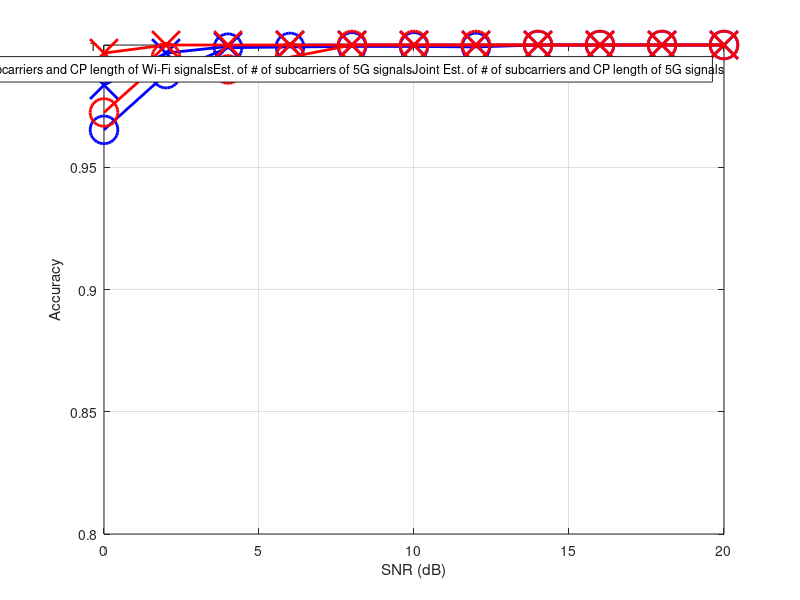
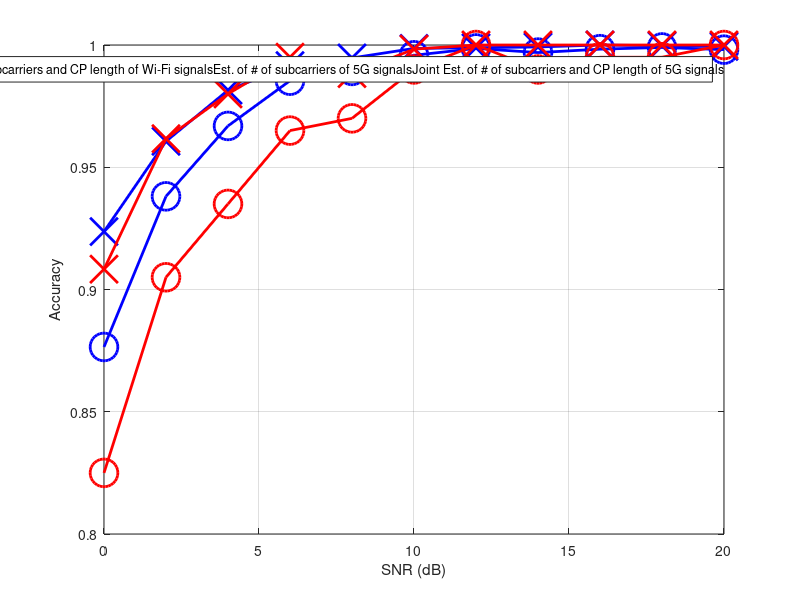

The MATLAB script that drew these images, in order:
SNRvec = 0:2:20;

acc_nSubC_wlan_AWGN = [.9836, .9967, .9994, 1, 1, 1, 1, 1, 1, 1, 1];
acc_nSubC_NRDL_AWGN = [.9967, 1, 1, 1, 1, 1, 1, 1, 1, 1, 1];

acc_CPlen_wlan_AWGN = [.9653, .9881, .9989, .9992, .9994, .9994, .9992, 1, 1, 1, 1];
acc_CPlen_NRDL_AWGN = [.9724, .995, .99, .995, 1, 1, 1, 1, 1, 1, 1];


figure;
plot(SNRvec, acc_nSubC_wlan_AWGN, '-xb', 'LineWidth', 2, 'MarkerSize', 20);
hold on;
plot(SNRvec, acc_CPlen_wlan_AWGN, '-ob', 'LineWidth', 2, 'MarkerSize', 20);
hold on;

plot(SNRvec, acc_nSubC_NRDL_AWGN, '-xr', 'LineWidth', 2, 'MarkerSize', 20);
hold on;
plot(SNRvec, acc_CPlen_NRDL_AWGN, '-or', 'LineWidth', 2, 'MarkerSize', 20);

ylim([0.8, 1]);
xlabel('SNR (dB)')
ylabel('Accuracy')
grid on;
legend(["Est. of # of subcarriers of Wi-Fi signals", ...
    "Joint Est. of # of subcarriers and CP length of Wi-Fi signals", ...
    "Est. of # of subcarriers of 5G signals", ...
    "Joint Est. of # of subcarriers and CP length of 5G signals"])



acc_nSubC_wlan_RICIAN = [.9237, .9606, .9815, .9916, .9947, .9986, .9989, .9992, 1, .9997, .9994];
acc_nSubC_NRDL_RICIAN = [.9083, .9617, .98, .995, .9883, .9983, 1, 1, 1, 1, 1];

acc_CPlen_wlan_RICIAN = [.8765, .9381, .9669, .9854, .9894, .9958, .9986, .9969, .9983, .9990, .9981];
acc_CPlen_NRDL_RICIAN = [.825, .905, .935, .965, .97, .99, 1, .99, .995, .995, 1];


figure;
plot(SNRvec, acc_nSubC_wlan_RICIAN, '-xb', 'LineWidth', 2, 'MarkerSize', 20);
hold on;
plot(SNRvec, acc_CPlen_wlan_RICIAN, '-ob', 'LineWidth', 2, 'MarkerSize', 20);
hold on;

plot(SNRvec, acc_nSubC_NRDL_RICIAN, '-xr', 'LineWidth', 2, 'MarkerSize', 20);
hold on;
plot(SNRvec, acc_CPlen_NRDL_RICIAN, '-or', 'LineWidth', 2, 'MarkerSize', 20);

ylim([0.8 1]);
xlabel('SNR (dB)')
ylabel('Accuracy')
grid on;
legend(["Est. of # of subcarriers of Wi-Fi signals", ...
    "Joint Est. of # of subcarriers and CP length of Wi-Fi signals", ...
    "Est. of # of subcarriers of 5G signals", ...
    "Joint Est. of # of subcarriers and CP length of 5G signals"])
